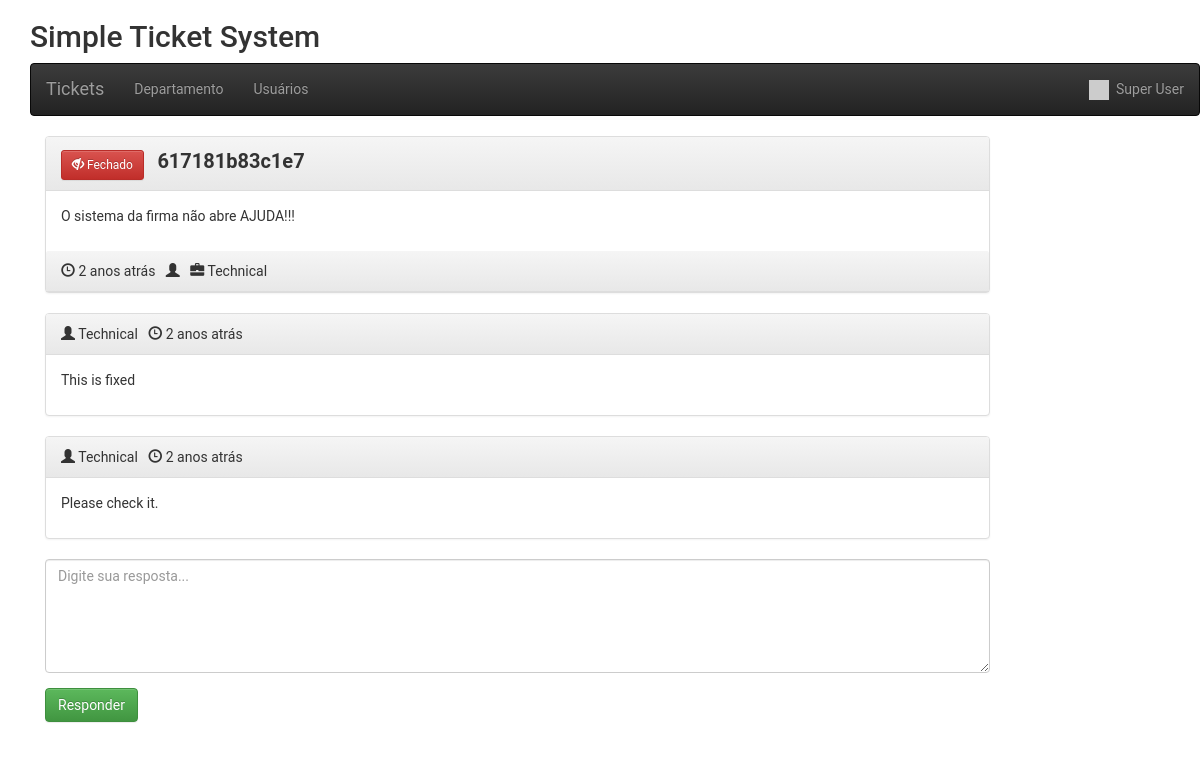
The app's page /view_ticket.php?id=1 (signed in), older data.
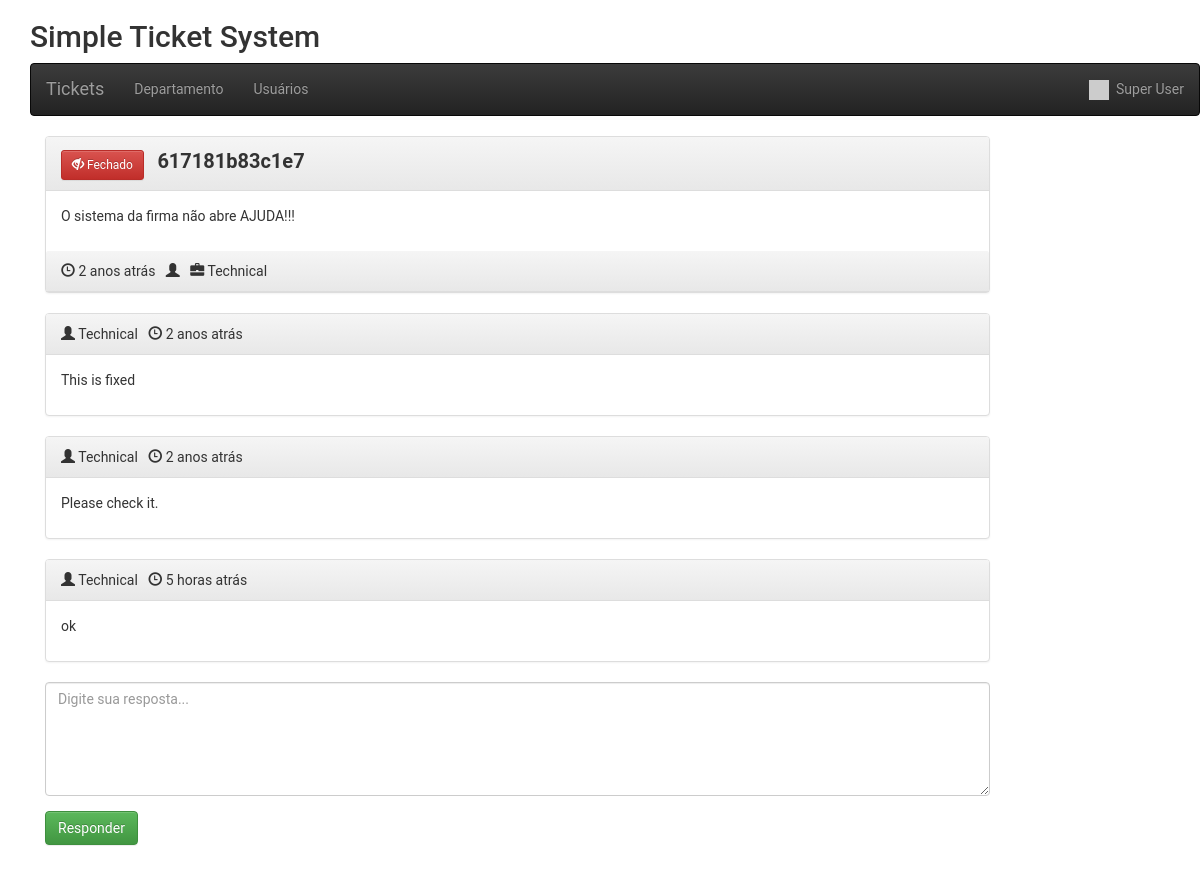
The same page, newer data.
### tables this page shows
CREATE TABLE `users` (
  `id` int(11) NOT NULL,
  `name` varchar(250) NOT NULL,
  `email` varchar(250) NOT NULL,
  `password` varchar(250) NOT NULL,
  `user_type` enum('admin','support','user') NOT NULL,
  `status` int(11) NOT NULL,
  `create_at` datetime NOT NULL DEFAULT current_timestamp(),
  `update_at` datetime NOT NULL DEFAULT current_timestamp()
);

CREATE TABLE `tickets` (
  `id` int(11) NOT NULL,
  `title` varchar(250) NOT NULL,
  `protocol` varchar(20) NOT NULL,
  `user_id` int(11) NOT NULL,
  `init_msg` text NOT NULL,
  `department` int(11) NOT NULL,
  `date` varchar(250) NOT NULL,
  `last_reply` int(11) NOT NULL,
  `user_read` int(11) NOT NULL,
  `admin_read` int(11) NOT NULL,
  `resolved` int(11) NOT NULL
);

CREATE TABLE `departments` (
  `id` int(11) NOT NULL,
  `name` varchar(250) NOT NULL,
  `status` int(11) NOT NULL DEFAULT 1
);

CREATE TABLE `ticket_replies` (
  `id` int(11) NOT NULL,
  `user` int(11) NOT NULL,
  `text` text NOT NULL,
  `ticket_id` text NOT NULL,
  `date` varchar(20) NOT NULL
);

### class/Database.php (called while the page is built)
<?php
class Database
{
    public function dbConnect()
    {
        static $DBH = null;
        if (is_null($DBH)) {
            $connection = new mysqli(HOST, USER, PASSWORD, DATABASE);
            if ($connection->connect_error) {
                die("Banco de dados offline! (Ligar! -> XAMPP, WAMPP ETC...): " . $connection->connect_error);
            } else {
                $DBH = $connection;
            }
        }
        return $DBH;
    }
}

### init.php (called while the page is built, shortened)
<?php
require 'class/Database.php';
require 'class/Users.php';
require 'class/Time.php';
require 'class/Tickets.php';
$users = new Users;
$time = new Time;
$tickets = new Tickets;
?>

### class/Users.php (called while the page is built, shortened)
<?php
class Users extends Database
{
	private $userTable = 'users';
	private $dbConnect = false;
	public function __construct()
	{
		$this->dbConnect = $this->dbConnect();
	}
	public function getUserInfo()
	{
		if (!empty($_SESSION["userid"])) {
			$sqlQuery = "SELECT * FROM " . $this->userTable . "
				WHERE id ='" . $_SESSION["userid"] . "'";
			$result = mysqli_query($this->dbConnect, $sqlQuery);
			$userDetails = mysqli_fetch_assoc($result);
			return $userDetails;
		}
	}
}

### class/Tickets.php (called while the page is built, shortened)
<?php
class Tickets extends Database
{
	private $ticketTable = 'tickets';
	private $ticketRepliesTable = 'ticket_replies';
	private $dbConnect = false;
	public function __construct()
	{
		$this->dbConnect = $this->dbConnect();
	}
	public function ticketInfo($id)
	{
		$sqlQuery = "SELECT t.id, t.protocol, t.title, t.user_id, t.init_msg as message, t.date, t.last_reply, t.resolved, u.name as creater, d.name as department
			FROM " . $this->ticketTable . " t
			LEFT JOIN users u ON t.user_id = u.id
			LEFT JOIN departments d ON t.department = d.id
			WHERE t.protocol = '" . $id . "'";
		$result = mysqli_query($this->dbConnect, $sqlQuery);
		$tickets = mysqli_fetch_assoc($result);
		return $tickets;
	}
	public function getTicketReplies($id)
	{
		$sqlQuery = "SELECT r.id, r.text as message, r.date, u.name as creater, d.name as department, u.user_type
			FROM " . $this->ticketRepliesTable . " r
			LEFT JOIN " . $this->ticketTable . " t ON r.ticket_id = t.id
			LEFT JOIN users u ON r.user = u.id
			LEFT JOIN departments d ON t.department = d.id
			WHERE r.ticket_id = '" . $id . "'";
		$result = mysqli_query($this->dbConnect, $sqlQuery);
		$data = array();
		while ($row = mysqli_fetch_array($result, MYSQLI_ASSOC)) {
			$data[] = $row;
		}
		return $data;
	}
	public function updateTicketReadStatus($ticketId)
	{
		$updateField = '';
		if (isset($_SESSION["admin"])) {
			$updateField = "admin_read = '1'";
		} else {
			$updateField = "user_read = '1'";
		}
		$updateTicket = "UPDATE " . $this->ticketTable . "
			SET $updateField
			WHERE id = '" . $ticketId . "'";
		mysqli_query($this->dbConnect, $updateTicket);
	}
}

### class/Time.php (called while the page is built, shortened)
<?php
class Time extends Database
{
    public function ago($time)
    {
        $periods = array("segundo", "minuto", "hora", "dia", "semana", "mês", "ano", "decada");
        $lengths = array("60", "60", "24", "7", "4.35", "12", "10");
        $now = time();
        $difference = $now - $time;
        for ($j = 0; $difference >= $lengths[$j] && $j < count($lengths) - 1; $j++) {
            $difference /= $lengths[$j];
        }
        $difference = round($difference);
        if ($difference != 1) {
            $periods[$j] .= "s";
        }
        return $difference . " " . $periods[$j] . " atrás";
    }
}

### view_ticket.php (the view, shortened to what this page needs)
<?php
include 'init.php';
include('inc/header.php');
$ticketDetails = $tickets->ticketInfo($_GET['id']);
$ticketReplies = $tickets->getTicketReplies($ticketDetails['id']);
$user = $users->getUserInfo();
?>
<link rel="stylesheet" href="css/style.css" />
<?php include('inc/container.php'); ?>
<div class="container">
	<div class="row home-sections">
		<h2>Simple Ticket System</h2>
		<?php include('menus.php'); ?>
	</div>
	<section class="comment-list">
		<article class="row">
			<div class="col-md-10 col-sm-10">
				<div class="panel panel-default arrow left">
					<div class="panel-heading right">
						<?php if ($ticketDetails['resolved']) { ?>
							<button type="button" class="btn btn-danger btn-sm">
								<span class="glyphicon glyphicon-eye-close"></span> Fechado
							</button>
						<?php } else { ?>
							<button type="button" class="btn btn-success btn-sm">
								<span class="glyphicon glyphicon-eye-open"></span> Aberto
							</button>
						<?php } ?>
						<span class="ticket-title">
							<?php echo $ticketDetails['title']; ?>
						</span>
					</div>
					<div class="panel-body">
						<div class="comment-post">
							<p>
								<?php echo $ticketDetails['message']; ?>
							</p>
						</div>
					</div>
					<div class="panel-heading right">
						<span class="glyphicon glyphicon-time"></span> <time class="comment-date"
							datetime="16-12-2014 01:05"><i class="fa fa-clock-o"></i>
							<?php echo $time->ago($ticketDetails['date']); ?>
						</time>
						&nbsp;&nbsp;<span class="glyphicon glyphicon-user"></span>
						&nbsp;&nbsp;<span class="glyphicon glyphicon-briefcase"></span>
						<?php echo $ticketDetails['department']; ?>
					</div>
				</div>
			</div>
		</article>
		<?php foreach ($ticketReplies as $replies) { ?>
			<article class="row">
				<div class="col-md-10 col-sm-10">
					<div class="panel panel-default arrow right">
						<div class="panel-heading">
							<?php if ($replies['user_type'] == 'admin') { ?>
								<span class="glyphicon glyphicon-user"></span>
								<?php echo $ticketDetails['department']; ?>
							<?php } else { ?>
								<span class="glyphicon glyphicon-user"></span>
								<?php echo $replies['creater']; ?>
							<?php } ?>
							&nbsp;&nbsp;<span class="glyphicon glyphicon-time"></span> <time class="comment-date"
								datetime="16-12-2014 01:05"><i class="fa fa-clock-o"></i>
								<?php echo $time->ago($replies['date']); ?>
							</time>
						</div>
						<div class="panel-body">
							<div class="comment-post">
								<p>
									<?php echo $replies['message']; ?>
								</p>
							</div>
						</div>
					</div>
				</div>
			</article>
		<?php } ?>
		<form method="post" id="ticketReply">
			<article class="row">
				<div class="col-md-10 col-sm-10">
					<div class="form-group">
						<textarea class="form-control" rows="5" id="message" name="message"
							placeholder="Digite sua resposta..." required></textarea>
					</div>
				</div>
			</article>
			<article class="row">
				<div class="col-md-10 col-sm-10">
					<div class="form-group">
						<input type="submit" name="reply" id="reply" class="btn btn-success" value="Responder" />
					</div>
				</div>
			</article>
		</form>
	</section>
</div>
<?php include('inc/footer.php'); ?>

### inc/header.php (shortened to what this page needs)
<!DOCTYPE html>
<html>
<head>
    <link rel="stylesheet" href="https://maxcdn.bootstrapcdn.com/bootstrap/3.3.5/css/bootstrap.min.css">
    <link rel="stylesheet" href="https://maxcdn.bootstrapcdn.com/bootstrap/3.3.5/css/bootstrap-theme.min.css">

### inc/container.php
</head>
<body class="">
<div class="container" style="min-height:500px;">

### menus.php (shortened to what this page needs)
<nav class="navbar navbar-inverse">
	<div class="container-fluid">
		<ul class="nav navbar-nav menus">
			<li id="ticket"><a href="ticket.php" class="navbar-brand">Tickets</a></li>
			<?php if (isset($_SESSION["admin"])) { ?>
				<li id="department"><a href="department.php">Departamento</a></li>
				<li id="user"><a href="user.php">Usuários</a></li>
			<?php } ?>
		</ul>
		<ul class="nav navbar-nav navbar-right">
			<li class="dropdown">
				<a href="#" class="dropdown-toggle" data-toggle="dropdown">
					<img src="//gravatar.com/avatar/<?php echo md5($user['email']); ?>?s=100" width="20px">&nbsp;
					<?php if (isset($_SESSION["userid"])) {
						echo $user['name'];
					} ?>
				</a>
			</li>
		</ul>
	</div>
</nav>

### inc/footer.php (shortened to what this page needs)
</div>
</body></html>

### css/style.css (style rules this page uses)
* { padding: 0; margin: 0; list-style: none; text-decoration: none; }
body { font-family: "Roboto", sans-serif; }
.ticket-title { font-weight: bold; font-size: 20px; margin-left: 10px; }

Row changes from the older to the newer data that the page shows:
added ticket_replies: $ticketDetails['department'] "Technical", date "5 horas atrás", text "ok"
